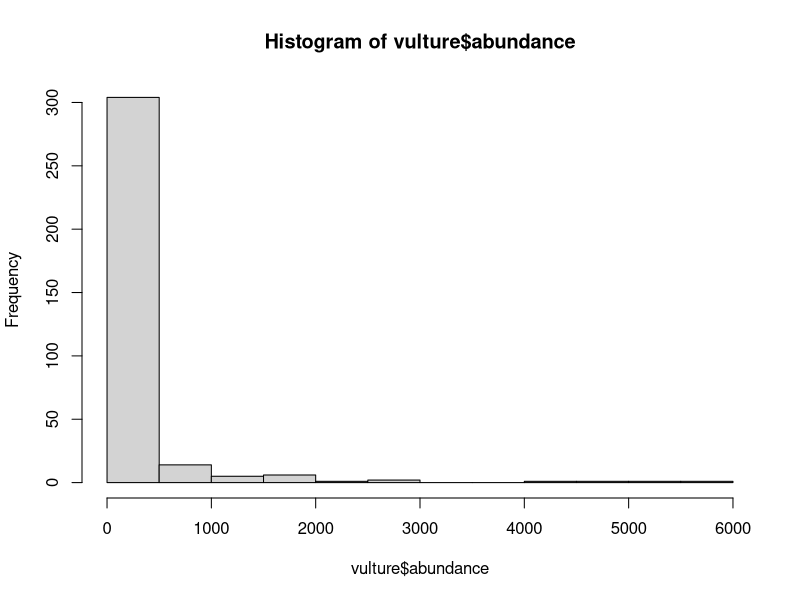
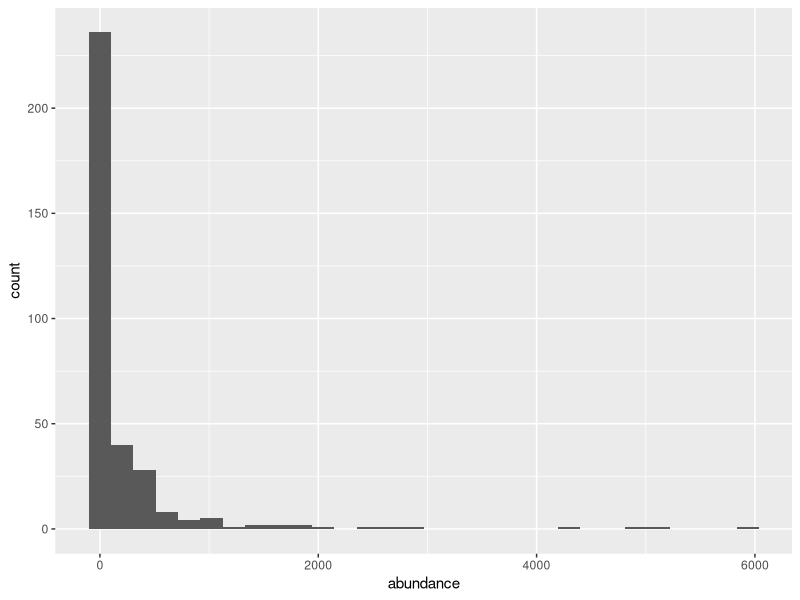
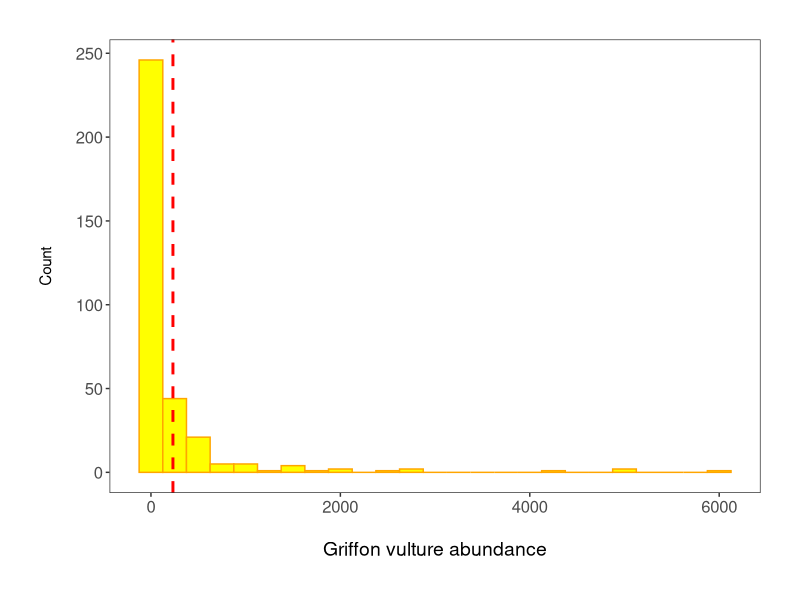

Recreate these plots in R, in order.
#####################################################################################################

#### Mark Farrell's trials and tribulations with Coding Club's Data Viz part 1 ######################

#### mark.farrell@csiro.au        +61 8 8303 8664         09/04/2020 ################################

#### Their webpage is here: https://ourcodingclub.github.io/tutorials/datavis/ ######################

#####################################################################################################


### Set working directory
setwd("~/DATASCHOOL/r-learning/CC_course_stream2/02_Data_vis_1/")


### Install packages as needed
install.packages(c("gridExtra", "readr")) #Use `c()` to make the list of packages a vector to install more than one


### Load packages
library(tidyr)
library(dplyr)
library(ggplot2)
library(readr)
library(gridExtra)

## Import data
LPI <- read.csv("LPIdata_CC.csv")

## Convert data to long format
# By adding `9:53` we are selecting all columns from column 9 to column 53. These contain the monitoring data for each
# combination covered by columns 1-8

LPI2 <- gather(LPI, "year", "abundance", 9:53)

# We now have a very long dataset where year and abundance have been added as columns 9 & 10,
# and abundances that were previously in 9-53 are now in 10 with the year for each column in 9

# However, we're not there yet as we have that "X" in front of every year, so we need to use 
LPI2$year <- parse_number(LPI2$year)
str(LPI2)

# Abundance is still a character, let's fix that
LPI2$abundance <- as.numeric(LPI2$abundance)
str(LPI2)

# Given the size of the dataset, we're first going to identify a species to subset to and play with.
unique(LPI2$Common.Name) #lists all individual unique names, though console gets bored after 1000

# We'll stick with the example in the exercise and go with vultures
vulture <- filter(LPI2, Common.Name == "Griffon vulture / Eurasian griffon")
head(vulture)
vulture <- na.omit(vulture) #cull the NAs


####################################################################################################################

### Graphics time

## Base
base_hist <- hist(vulture$abundance)

## ggplot
vulture_hist <- ggplot(vulture, aes(x = abundance)) +
  geom_histogram()
vulture_hist

## gg better
(vulture_hist <- ggplot(vulture, aes(x = abundance)) +
    geom_histogram(binwidth = 250, colour = "orange", fill = "yellow") +
    geom_vline(aes(xintercept = mean(abundance)),
               colour = "red", linetype = "dashed", size = 1) +
    theme_bw() +
    ylab("Count\n") + # `\n` adds a line below the label to give more space
    xlab("\nGriffon vulture abundance") +
    theme(axis.text = element_text(size = 12),
          axis.title.x = element_text(size = 14, face = "plain"), # face="plain" is the default, you can change it to italic, bold, etc.
          panel.grid = element_blank(),
          plot.margin = unit(c(1,1,1,1), units = , "cm"))  # Putting a 1 cm margin around the plot
    )
